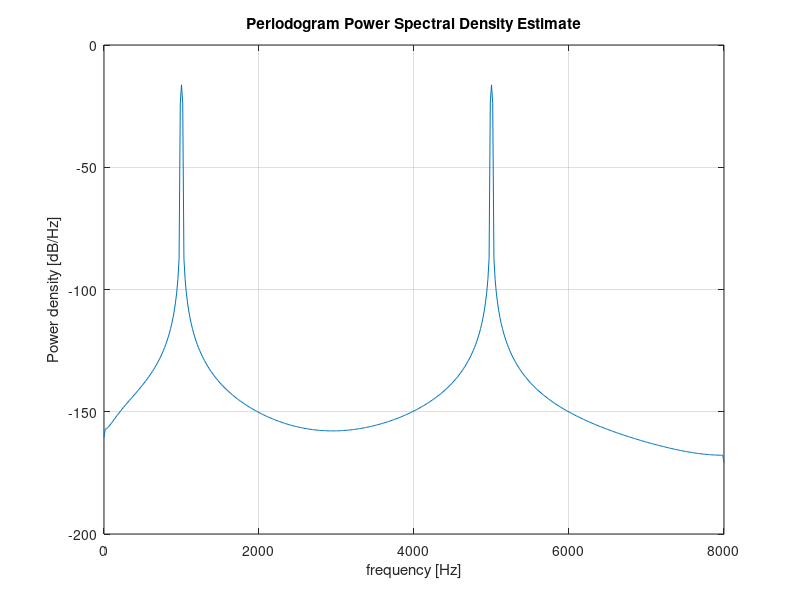

The MATLAB source for this figure:
% サンプリング周波数
fs = 16000;

% 信号の時間軸を定義
t = 0:1/fs:1; % 1秒間の時間軸を作成

% 正弦波を生成
f = 1000;
f_ = 5000;
x = sin(2*pi*f*t);
x_= sin(2*pi*f_*t);
y = x + x_;
plot(t, y);

% ハミング窓を作成
w = hamming(1024);

% 入力信号を長さ1024に切り出す
x_cut = y(1:1024);

% パワースペクトルを表示
periodogram(x_cut, w, 1024, fs);
